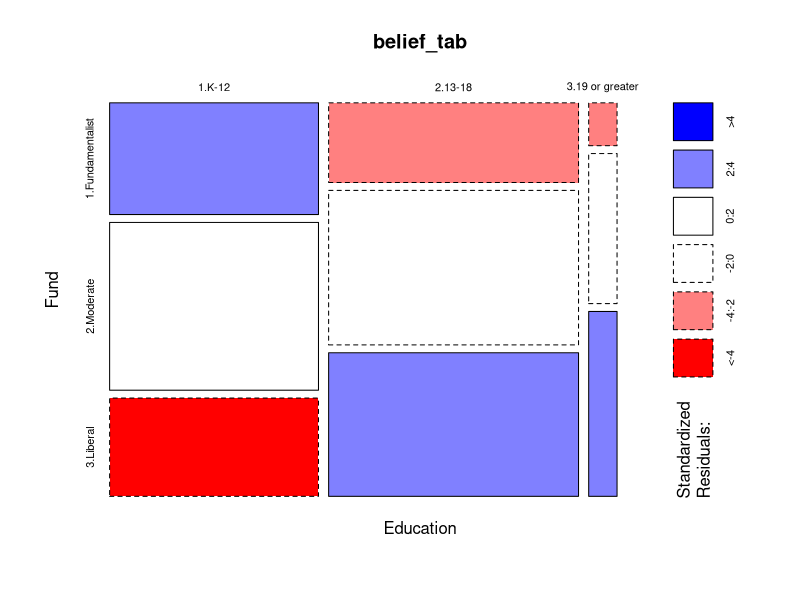

The R source for this figure: (Note: this script raises an error after producing the figure.)
#Problem 2
#Part 1
#create data table
belief = data.frame(Education = c("1.K-12","1.K-12","1.K-12","2.13-18","2.13-18","2.13-18","3.19 or greater","3.19 or greater","3.19 or greater"),
                    Fund = c("1.Fundamentalist","2.Moderate","3.Liberal","1.Fundamentalist","2.Moderate","3.Liberal","1.Fundamentalist","2.Moderate","3.Liberal"),
                    value  =c(307,461,270,262,508,472,16,56,69))
belief_tab = xtabs(value ~ Education + Fund, data=belief)
belief_tab #Manually ordered x and y so they would appear in the correct order

margin.table(belief_tab,1)
margin.table(belief_tab,2)

#Expected frequencies under independence
muhat_belief = outer(margin.table(belief_tab,1),margin.table(belief_tab,2))/sum(belief_tab)
muhat_belief

#chi-sq test
X2_belief = chisq.test(belief_tab,correct = F)
X2_belief

#Gsquared
Gsq_belief = 2*sum(belief_tab*log(belief_tab/muhat_belief))
Gsq_belief

1-pchisq(Gsq_belief,df=(nrow(belief_tab)-1)*(ncol(belief_tab)-1))
#reject the null hypothesis for independence of Fund and Education based on Gsq and Chisq since the p-value for chi-sq is much less than alpha=5%

#Part2
round(X2_belief$residuals,2)#Pearson Residuals
round(X2_belief$stdres,2)#Standardized Residuals
mosaicplot(belief_tab,shade = T)#Mosaic Plot
#It can be seen that the pearson and standardized residuals of this data set behave similarly
#From the residuals it can be seen that those with lower education generally are more fundamentalist that expected (positive residuals) under the assumption of independence
#It also appears that people with K-12 education and are liberal are less fundamentalist than expected(negative residuals) under the indpendence assumption
#from the mosaic plot, our findigns are the same, liberals with K-12 education are much less fundamentalist than expected, which is visually depicted by a deep red color, no other categories have a color this striking. 

#Analysis of K-12 and 13-18
belief1=belief[1:6,]
belief1

belief1$Education = factor(belief1$Education,levels = levels(belief1$Education)[1:2])
belief_tab1 = xtabs(value ~ Education+Fund, data = belief1)
belief_tab1

muhat_belief1 = outer(margin.table(belief_tab1,1),margin.table(belief_tab1,2))/sum(belief_tab1)
muhat_belief1

#chisqtest 
X2_belief1 = chisq.test(belief_tab1,correct = F)
X2_belief1

#Gsquared
Gsq_belief1 = 2*sum(belief_tab1*log(belief_tab1/muhat_belief1))
Gsq_belief1

1-pchisq(Gsq_belief1,df=(nrow(belief_tab1)-1)*(ncol(belief_tab1)-1))
#only considering K-12 and 13-18, we can reject the indenpendence hypothesis as well since the p-value for chi-sq is much less than alpha=5%


#Problem 3
#Part 1
#create data table
ID = data.frame(Party_ID = c("Democrat","Independent","Republican","Democrat","Independent","Republican"),
                    Race = c("Non-White","Non-White","Non-White","White","White","White"),
                    value = c(192,75,8,459,586,471))
ID_tab = xtabs(value ~ Race+Party_ID, data=ID)
ID_tab

margin.table(ID_tab,1)
margin.table(ID_tab,2)

#Expected frequencies under independence
muhat_ID = outer(margin.table(ID_tab,1),margin.table(ID_tab,2))/sum(ID_tab)
muhat_ID

#chi-sq test
X2_ID = chisq.test(ID_tab,correct = F)
X2_ID

#Gsquared
Gsq_ID = 2*sum(ID_tab*log(ID_tab/muhat_ID))
Gsq_ID

1-pchisq(Gsq_ID,df=(nrow(ID_tab)-1)*(ncol(ID_tab)-1))
#reject the null hypothesis for independence based on Gsq and Chisq since the p-value for chi-sq is zero

#Part2
round(X2_ID$residuals,2)#Pearson Residuals
round(X2_ID$stdres,2)#Standardized Residuals
mosaicplot(ID_tab,shade = T)#Mosaic Plot
#From the Pearson residuals, we can see that number of non-white Democrates are higher than expected under the independence assumption (very positive residuals). Non-white republicans are mildly lower than expected under the independence assumption(negative residuals)
#from the mosaic plot, we can see that the propoprtion of non-white democrats are very large, and their residuals are also strongly positive as well. We can also see that non-white republicans are very small in number and are much lower than expected (strongly negative residuals) under the assumption of independence

#Analysis of white and non-white
ID1=ID[1:6,]
ID1

ID1$Party_ID = factor(ID1$Party_ID,levels = levels(ID1$Party_ID)[1:2])
ID_tab1 = xtabs(value ~ Party_ID+Race, data = ID1)
ID_tab1

muhat_ID1 = outer(margin.table(ID_tab1,1),margin.table(ID_tab1,2))/sum(ID_tab1)
muhat_ID1

#chisqtest 
X2_ID1 = chisq.test(ID_tab1,correct = F)
X2_ID1

#Gsquared
Gsq_ID1 = 2*sum(ID_tab1*log(ID_tab1/muhat_ID1))
Gsq_ID1

1-pchisq(Gsq_ID1,df=(nrow(ID_tab1)-1)*(ncol(ID_tab1)-1))
#considering non-whites and whites, we can reject the indenpendence hypothesis as well since the p-value for chi-sq is much less than alpha=5%
